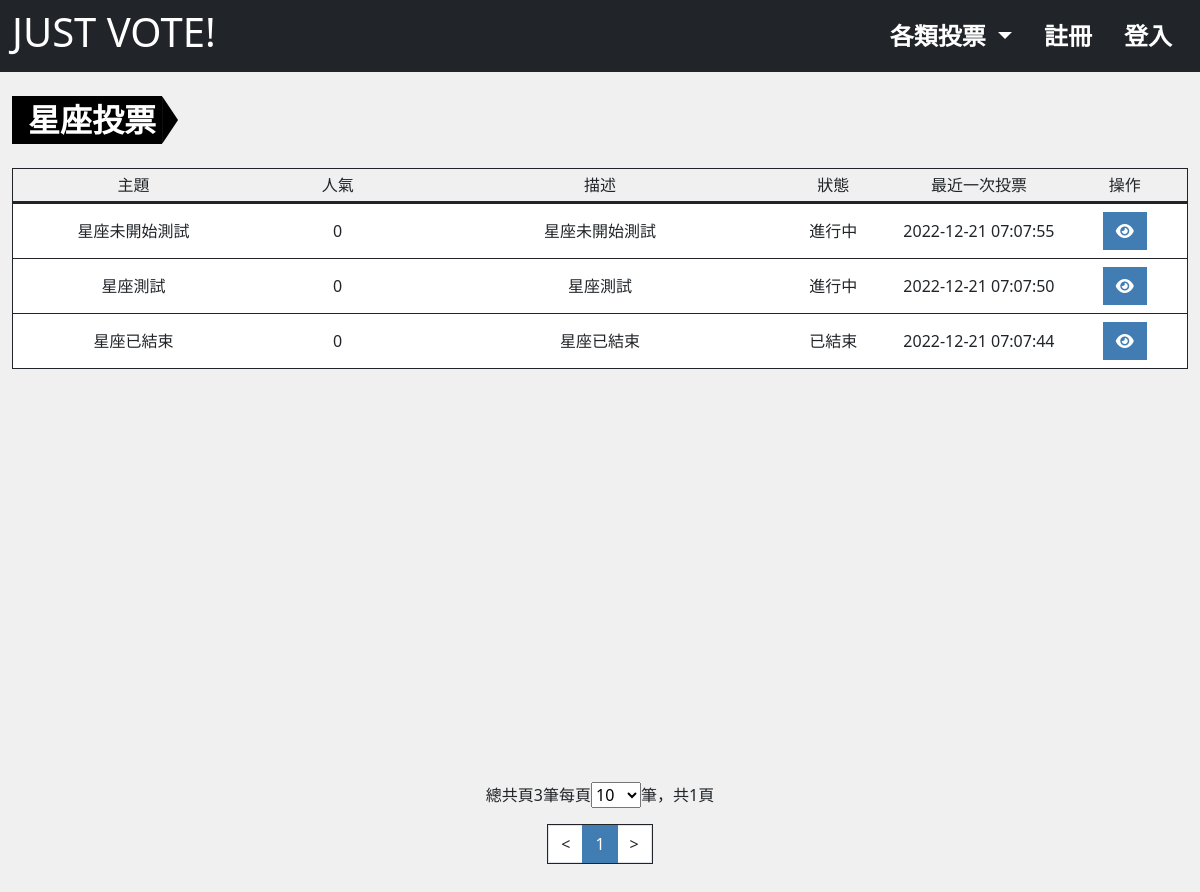
The app's page /?do=category_list&category=3 with its own data.
### tables this page shows
CREATE TABLE `projectvote_subject_category` (
  `id` int(10) UNSIGNED NOT NULL,
  `category` varchar(32) NOT NULL
);

CREATE TABLE `projectvote_subject` (
  `id` int(10) UNSIGNED NOT NULL,
  `title` varchar(64) NOT NULL COMMENT '投票主題',
  `description` text DEFAULT NULL COMMENT '描述',
  `type` tinyint(3) UNSIGNED NOT NULL DEFAULT 0 COMMENT '投票類型',
  `vote` int(10) NOT NULL DEFAULT 0 COMMENT '被投票次數',
  `private` tinyint(1) NOT NULL DEFAULT 0 COMMENT '是否為私人投票',
  `category_id` int(10) UNSIGNED NOT NULL,
  `start_time` timestamp NOT NULL DEFAULT current_timestamp() COMMENT '開始時間',
  `end_time` timestamp NULL DEFAULT NULL COMMENT '結束時間',
  `created_at` timestamp NOT NULL DEFAULT current_timestamp(),
  `update_at` timestamp NOT NULL DEFAULT current_timestamp() ON UPDATE current_timestamp(),
  `check_num` int(10) UNSIGNED NOT NULL
);

### db/base.php (called while the page is built, shortened)
<?php
$db = "mysql:local=localhost;charset=utf8;dbname=vote;";
$pdo = new PDO($db,"root","");
function all($table,...$args){
    global $pdo;
    $sql = "SELECT * FROM `$table`";
    if(isset($args[0])){
        if(is_array($args[0])){
            $input = [];
            foreach ($args[0] as $key => $value){
                $input[]="`$key`='$value'";
            }
            $sql = $sql." WHERE ".join(' && ',$input);
        }else{
            $sql = $sql . $args[0];
        }
        if(isset($args[1])){
            $sql = $sql . $args[1];
        }
    }
    return $pdo->query($sql)->fetchAll(PDO::FETCH_ASSOC);
}
function find($table,$id){
    global $pdo;
    $sql = "SELECT * FROM  `$table`";
    if(is_array($id)){
        $input = [];
        foreach($id as $key => $value){
            $input[]="`$key`='$value'";
        }
        $sql = $sql ." WHERE ". join(" && ",$input);
    }else {
        $sql = $sql . "WHERE `id`='$id'";
    }
    return $pdo->query($sql)->fetch(PDO::FETCH_ASSOC);
}
function countSql($table,...$arg){
    global $pdo;
    $sql = "SELECT COUNT(*) FROM `$table`";
    $input=[];
    if(isset($arg[0])){
        foreach($arg[0] as $key => $value){
            $input[]="`$key` = '$value'";
        }
        $sql.=" WHERE ".join(" AND ",$input);
    }
    return $pdo->query($sql)->fetchColumn();
}
function replaceInput($action,$str){
    $action=strtolower($action);
    switch($action){
        case 'html':
            return preg_replace(['/</','/>/'], ['《','》'],$str);
        break;
    }
}
function dateCheck($startTime,$endTime){
    $now = strtotime('now');
    $startDate = strtotime($startTime);
    $endDate = strtotime($endTime);
    if($now>$startDate && $now<$endDate){
        return '進行中';
      }else if($now<$startDate){
        return '未開始';
      }else if($now>$endDate){
        return '已結束';
      }
}
?>

### front/category_list.php (the view, shortened to what this page needs)
<?php
include_once "./db/base.php";
$pageSetting = $_GET['pageSet']??10;
$pageRange = [10,30,50,100];
$pageActive = 1;
$pageStart = $pageActive - 1;
$date=date("Y-m-d H:i:s",strtotime('now'));
$surveyList = all('projectvote_subject',['category_id'=>$_GET['category']]," AND `private`='0' AND `start_time`<='$date' LIMIT $pageStart,$pageSetting");
$categoryName= find('projectvote_subject_category',$_GET['category'])['category'];
$surveyListRows = countSql('projectvote_subject',['category_id'=>$_GET['category']]," AND `private`='0' AND `start_time`<='$date'");
?>
<div class="container-xxl mt-4 pb-5">
    <div class="section-tag tag-lg mb-4"><?=$categoryName?>投票</div>
    <ul class="list-group list-group-container text-center ">
  <li class="list-group-item d-flex align-items-center bg-transparent border-bottom border-3 border-dark p-1" aria-current="true">
    <div class="w-20">主題</div>
    <div class="w-15">人氣</div>
    <div class="w-30">描述</div>
    <div class="w-10">狀態</div>
    <div class="w-15">最近一次投票</div>
    <div class="w-10">操作</div>
  </li>
  <?php
    if(!empty($surveyList)){
    foreach($surveyList as $survey){
    $dateStatus = dateCheck($survey['start_time'],$survey['end_time']);
    $title = replaceInput('html',$survey['title']);
    $description = replaceInput('html',$survey['description']);
    ?>
    <li class="list-group-item d-flex align-items-center border-bottom border-1 border-dark px-1">
    <div class="w-20 text-collapse"><?=$title?></div>
    <div class="w-15"><?=$survey['vote']?></div>
    <div class="w-30 text-collapse"><?=$description?></div>
    <div class="w-10"><?=$dateStatus?></div>
    <div class="w-15 fs-6 "><?=$survey['update_at']?></div>
    <div class="w-10">
      <?php
      echo "<a href='?do=survey_result&id={$survey['id']}' class='btn btn-main'><i class='fa-solid fa-eye'></i></a>";
      ?>
    </div>
  </li>
    <?php
    }
  }else{
    echo "<li class='list-group-item d-flex align-items-center border-bottom border-1 border-dark'>";
    echo "<div class='w-100'>此分類尚無投票!</div>";
    echo "</li>";
  }
  ?>
</ul>
<?php
if(!empty($surveyList)){
?>
<div class="page-control mx-auto w-fit-content py-4">
  <div class="page-list mb-3">
    <?php
    $pages = ceil($surveyListRows/$pageSetting);
    echo "總共頁{$surveyListRows}筆";
    echo "每頁";
    echo "<select name='pageSet' id='pageSet'>";
    foreach($pageRange as $range){
      if($range==$pageSetting){
        echo "<option value='$range' selected>$range</option>";
      }else{
        echo "<option value='$range'>$range</option>";
      }
    }
    echo "</select>筆，";
    echo "共{$pages}頁";
    ?>
</div>
<div class="pagination w-fit-content mx-auto border border-1 border-dark text-black">
<?php
$prevPage = $pageActive-1;
$nextPage = $pageActive+1;
$preDisable = '';
$nextDisable = '';
if($pages==1){
    $nextPage = $pages;
    $prevPage = $pages;
    $nextDisable = "disable";
    $preDisable = "disable";
}else if($pageActive==1){
    $prevPage = 1;
    $preDisable = "disable";
}else if($pageActive==$pages){
    $nextPage = $pages;
    $nextDisable = "disable";
}
$pagiRange =10;
if($pages>$pagiRange){
    if($pageActive > 5 && $pages-$pageActive>4){
        $pagiStart=$pageActive-4;
        $pagiFirstPage = "<li class='page-item'><a class='page-link text-dark' href='?do={$_GET['do']}&pageSet={$pageSetting}&page=1'>1</a></li>...";
        $pagiLastPage = "...<li class='page-item'><a class='page-link text-dark' href='?do={$_GET['do']}&pageSet={$pageSetting}&page={$pages}'>{$pages}</a></li>";
    }else if($pageActive > 5){
        $pagiStart=$pages-($pagiRange-2);
        $pagiFirstPage = "<li class='page-item'><a class='page-link text-dark' href='?do={$_GET['do']}&pageSet={$pageSetting}&page=1'>1</a></li>...";
        $pagiLastPage = '';
    }else{
        $pagiStart=1;
        $pagiFirstPage = "";
        $pagiLastPage = "...<li class='page-item'><a class='page-link text-dark' href='?do={$_GET['do']}&pageSet={$pageSetting}&page={$pages}'>{$pages}</a></li>";
    }
    $pageEnd = $pagiStart+($pagiRange-2);
}else{
    $pagiStart=1;
    $pageEnd = $pages;
}
echo "<li class='page-item $preDisable'><a class='page-link text-dark' href='?do={$_GET['do']}&pageSet={$pageSetting}&page={$prevPage}'><</a></li>";
for($i=$pagiStart;$i<=$pageEnd;$i++){
    if($i==$pageActive){
        echo "<li class='page-item active'><a class='page-link' href='?do={$_GET['do']}&pageSet={$pageSetting}&page={$i}'>{$i}</a></li>";
    }else{
        echo "<li class='page-item'><a class='page-link text-dark' href='?do={$_GET['do']}&pageSet={$pageSetting}&page={$i}'>{$i}</a></li>";
    }
}
echo "<li class='page-item $nextDisable'><a class='page-link text-dark' href='?do={$_GET['do']}&pageSet={$pageSetting}&page={$nextPage}'>></a></li>";
}
?>
</div>
</div>
</div>

### style/all.css (style rules this page uses)
:root { --main: rgb(65, 124, 179); --main-hover: rgb(157, 194, 228); --white: rgb(255, 255, 255); --white-opacity-9: rgb(255, 255, 255,.9); --black: rgb(0, 0, 0); --black-opacity-5: rgb(0, 0, 0,.8); --black-opacity-3: rgb(0, 0, 0,.3); --gray: #F0F0F0; --gray-opacity-8: rgb(240, 240, 240,.8); --gray-heavy: #cfcfcf; --sub: #8f8f8f; --section-height: max(30vh, 300px); --section-tag-fs:1.375rem; --section-tag-arrow:calc((var(--section-tag-fs) * 1.5) / 2); --section-tag-fs-lg:2rem; --section-tag-lg-arrow:calc((var(--section-tag-fs-lg) * 1.5) / 2); }
body { background-color: var(--gray); }
a { text-decoration: none; }
.btn { white-space: nowrap; }
.btn-main { color: var(--white); background-color: var(--main); }
ol, li { list-style: none; }
.section-tag { width: fit-content; position: relative; background-color: var(--black); font-size: var(--section-tag-fs); padding-left: 16px; padding-right: 6px; margin-bottom: 0; font-weight: 700; color: var(--white); line-height: 1.5; vertical-align: middle; }
.section-tag::after { content: ''; position: absolute; top: 0; right: -1.03rem; height: 100%; border-top: var(--section-tag-arrow) solid transparent; border-bottom: var(--section-tag-arrow) solid transparent; border-left: var(--section-tag-arrow) solid var(--black); }
.section-tag.tag-lg { font-size: var(--section-tag-fs-lg); }
.section-tag.tag-lg::after { content: ''; position: absolute; top: 0; right: calc(var(--section-tag-fs-lg) * -1); height: 100%; width: var(--section-tag-fs-lg); color: var(--black); clip-path: polygon(0 0,50% 50%,0% 100%); }
.btn, .card, .card-img-top, .list-group, .modal-content, .dropdown-menu, .input-group-text, .form-control, .pagination, .page-item:last-child .page-link, .page-item:first-child .page-link { border-radius: 0 ; }
.w-10 { width: 10%; }
.w-15 { width: 15%; }
.w-20 { width: 20%; }
.w-30 { width: 30%; }
.w-fit-content { width: fit-content; }
.text-collapse { overflow: hidden; white-space: nowrap; text-overflow: ellipsis; }
.list-group.list-group-container { min-height: 590px; }
.text-dark { color: var(--black); }
.page-item.active > .page-link { background-color: var(--main); border-color: var(--main); }

### records on screen
projectvote_subject_category: category "星座"
projectvote_subject: title "星座未開始測試", vote "0", description "星座未開始測試", dateStatus "進行中", update_at "2022-12-21 07:07:55"
projectvote_subject: title "星座測試", vote "0", description "星座測試", dateStatus "進行中", update_at "2022-12-21 07:07:50"
projectvote_subject: title "星座已結束", vote "0", description "星座已結束", dateStatus "已結束", update_at "2022-12-21 07:07:44"

### other values on screen
$surveyListRows "3"
$pages "1"
form field pageSet "10"
